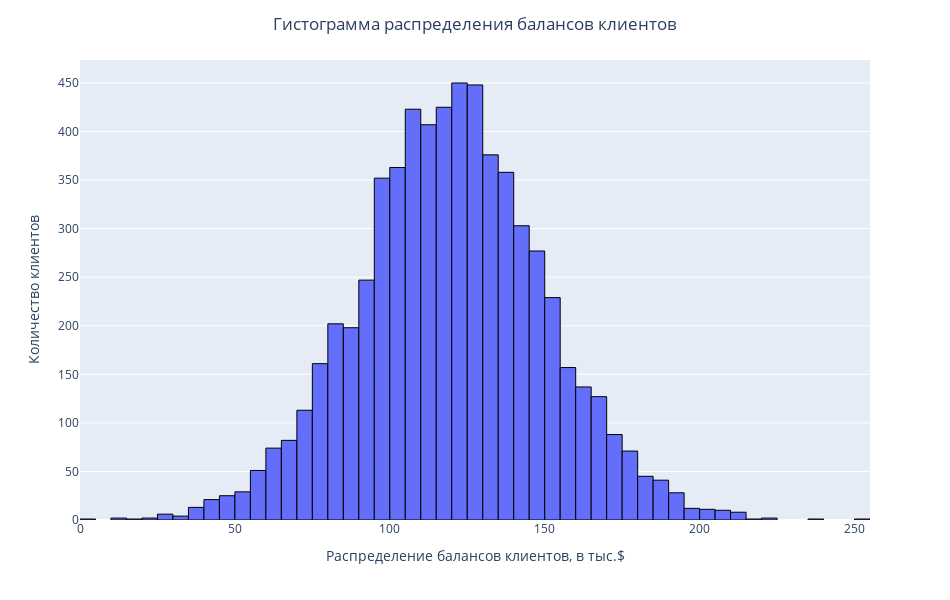

The cell this chart's notebook holds for it:
### Code cell
fig = px.histogram(
    data_frame = cl_2500p, #датафрейм
    x="Balance", #ось x
    labels={
        "Balance": "Распределение балансов клиентов, в тыс.$",
        "count": "Количество владельцев"},
    nbins = 50, # Кол-во столбцов (примерное)
    orientation='v', #ориентация графика
    height=600, #высота
    width=950, #ширина
    #title='Гистограмма распределения балансов клиентов' #заголовок
)
fig.update_layout(
    # Настройки для центрирования заголовка (title)
    title_text="Гистограмма распределения балансов клиентов",
    title_x=0.5)  # 0.5 означает 50% ширины от левого края, то есть центр
fig.update_traces(marker_line_width=1,  # Толщина линии: 1px
                  marker_line_color="black") # Цвет линии
#fig.update_xaxes(range=[2400, 252000]) # Можно задать диапазон по оси х
fig.update_layout(
    yaxis_title="Количество клиентов") 

#отображаем его
fig.show()

### Figure 1 — Plotly figure (JSON) as saved in the notebook; plotly's stock layout.template omitted (floating-point values rounded to 4 significant figures; data arrays with more than 128 entries replaced by an {"elided": "..."} marker saying what was removed)
{"data": [{"bingroup": "x", "hovertemplate": "Распределение балансов клиентов, в тыс.$=%{x}<br>count=%{y}<extra></extra>", "legendgroup": "", "marker": {"color": "#636efa", "line": {"color": "black", "width": 1}, "pattern": {"shape": ""}}, "name": "", "nbinsx": 50, "orientation": "v", "showlegend": false, "type": "histogram", "x": {"elided": "6383 float values"}, "xaxis": "x", "yaxis": "y"}], "layout": {"barmode": "relative", "height": 600, "legend": {"tracegroupgap": 0}, "margin": {"t": 60}, "title": {"text": "Гистограмма распределения балансов клиентов", "x": 0.5}, "width": 950, "xaxis": {"anchor": "y", "domain": [0, 1], "title": {"text": "Распределение балансов клиентов, в тыс.$"}}, "yaxis": {"anchor": "x", "domain": [0, 1], "title": {"text": "Количество клиентов"}}}}
